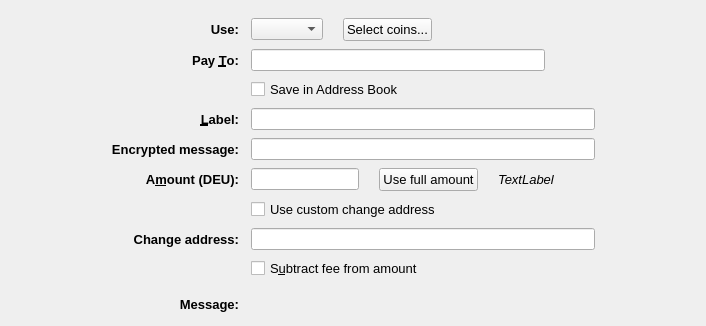
  <widget class="QFrame" name="SendCoins">
   <property name="frameShape">
    <enum>QFrame::NoFrame</enum>
   </property>
   <layout class="QGridLayout" name="gridLayout">
    <property name="topMargin">
     <number>8</number>
    </property>
    <property name="bottomMargin">
     <number>4</number>
    </property>
    <property name="horizontalSpacing">
     <number>12</number>
    </property>
    <property name="verticalSpacing">
     <number>8</number>
    </property>
    <item row="2" column="0">
     <spacer name="horizontalSpacer">
      <property name="orientation">
       <enum>Qt::Horizontal</enum>
      </property>
      <property name="sizeType">
       <enum>QSizePolicy::Maximum</enum>
      </property>
      <property name="sizeHint" stdset="0">
       <size>
        <width>100</width>
        <height>20</height>
       </size>
      </property>
     </spacer>
    </item>
    <item row="17" column="1">
     <widget class="QLabel" name="messageLabel">
      <property name="font">
       <font>
        <pointsize>10</pointsize>
        <weight>75</weight>
        <bold>true</bold>
       </font>
      </property>
      <property name="text">
       <string>Message:</string>
      </property>
      <property name="alignment">
       <set>Qt::AlignRight|Qt::AlignTrailing|Qt::AlignVCenter</set>
      </property>
     </widget>
    </item>
    <item row="1" column="2">
     <layout class="QVBoxLayout" name="verticalLayout">
      <item>
       <layout class="QHBoxLayout" name="horizontalLayout">
        <item>
         <widget class="QComboBox" name="fromBox">
          <property name="focusPolicy">
           <enum>Qt::StrongFocus</enum>
          </property>
          <property name="toolTip">
           <string>&lt;html&gt;&lt;head/&gt;&lt;body&gt;&lt;p&gt;Choose which kind of coins you want to spend.&lt;/p&gt;&lt;/body&gt;&lt;/html&gt;</string>
          </property>
         </widget>
        </item>
        <item>
         <spacer name="horizontalSpacer_4">
          <property name="orientation">
           <enum>Qt::Horizontal</enum>
          </property>
          <property name="sizeType">
           <enum>QSizePolicy::Maximum</enum>
          </property>
          <property name="sizeHint" stdset="0">
           <size>
            <width>20</width>
            <height>20</height>
           </size>
          </property>
         </spacer>
        </item>
        <item>
         <widget class="QPushButton" name="selectCoinsBtn">
          <property name="font">
           <font>
            <pointsize>10</pointsize>
           </font>
          </property>
          <property name="toolTip">
           <string>&lt;html&gt;&lt;head/&gt;&lt;body&gt;&lt;p&gt;By selecting which coins you want to spend, you can greatly improve your privacy. Select coins with a higher mix count when using xDEU, to increase your level of anonymity.&lt;/p&gt;&lt;/body&gt;&lt;/html&gt;</string>
          </property>
          <property name="text">
           <string>Select coins...</string>
          </property>
         </widget>
        </item>
        <item>
         <spacer name="horizontalSpacer_5">
          <property name="orientation">
           <enum>Qt::Horizontal</enum>
          </property>
          <property name="sizeHint" stdset="0">
           <size>
            <width>40</width>
            <height>20</height>
           </size>
          </property>
         </spacer>
        </item>
       </layout>
      </item>
     </layout>
    </item>
    <item row="2" column="1">
     <widget class="QLabel" name="payToLabel">
      <property name="font">
       <font>
        <pointsize>10</pointsize>
        <weight>75</weight>
        <bold>true</bold>
       </font>
      </property>
      <property name="text">
       <string>Pay &amp;To:</string>
      </property>
      <property name="alignment">
       <set>Qt::AlignRight|Qt::AlignTrailing|Qt::AlignVCenter</set>
      </property>
      <property name="buddy">
       <cstring>payTo</cstring>
      </property>
     </widget>
    </item>
    <item row="18" column="2">
     <spacer name="verticalSpacer_2">
      <property name="orientation">
       <enum>Qt::Vertical</enum>
      </property>
      <property name="sizeHint" stdset="0">
       <size>
        <width>20</width>
        <height>10</height>
       </size>
      </property>
     </spacer>
    </item>
    <item row="3" column="2">
     <widget class="QCheckBox" name="addressBookCheckBox">
      <property name="font">
       <font>
        <pointsize>10</pointsize>
       </font>
      </property>
      <property name="focusPolicy">
       <enum>Qt::StrongFocus</enum>
      </property>
      <property name="toolTip">
       <string>Save this address in the address book for later reference.</string>
      </property>
      <property name="text">
       <string>Save in Address Book</string>
      </property>
     </widget>
    </item>
    <item row="12" column="1">
     <widget class="QLabel" name="customChangeLbl">
      <property name="font">
       <font>
        <pointsize>10</pointsize>
        <weight>75</weight>
        <bold>true</bold>
       </font>
      </property>
      <property name="toolTip">
       <string>How much do you want to send?</string>
      </property>
      <property name="text">
       <string>Change address:</string>
      </property>
      <property name="alignment">
       <set>Qt::AlignRight|Qt::AlignTrailing|Qt::AlignVCenter</set>
      </property>
      <property name="buddy">
       <cstring>payAmount</cstring>
      </property>
     </widget>
    </item>
    <item row="6" column="2">
     <widget class="QLineEdit" name="memo">
      <property name="focusPolicy">
       <enum>Qt::StrongFocus</enum>
      </property>
      <property name="toolTip">
       <string>&lt;html&gt;&lt;head/&gt;&lt;body&gt;&lt;p&gt;You can send an encrypted message together with the transaction when using xDEU. This encrypted message can only be read by the receiver.&lt;/p&gt;&lt;/body&gt;&lt;/html&gt;</string>
      </property>
     </widget>
    </item>
    <item row="17" column="2">
     <widget class="QLabel" name="messageTextLabel">
      <property name="toolTip">
       <string>A message that was attached to the deuteriumcoin: URI which will be stored with the transaction for your reference. Note: This message will not be sent over the Deuteriumcoin network.</string>
      </property>
      <property name="textFormat">
       <enum>Qt::PlainText</enum>
      </property>
     </widget>
    </item>
    <item row="5" column="1">
     <widget class="QLabel" name="labellLabel">
      <property name="font">
       <font>
        <pointsize>10</pointsize>
        <weight>75</weight>
        <bold>true</bold>
       </font>
      </property>
      <property name="text">
       <string>&amp;Label:</string>
      </property>
      <property name="alignment">
       <set>Qt::AlignRight|Qt::AlignTrailing|Qt::AlignVCenter</set>
      </property>
      <property name="buddy">
       <cstring>addAsLabel</cstring>
      </property>
     </widget>
    </item>
    <item row="9" column="1">
     <widget class="QLabel" name="amountLabel">
      <property name="font">
       <font>
        <pointsize>10</pointsize>
        <weight>75</weight>
        <bold>true</bold>
       </font>
      </property>
      <property name="toolTip">
       <string>How much do you want to send?</string>
      </property>
      <property name="text">
       <string>A&amp;mount (DEU):</string>
      </property>
      <property name="alignment">
       <set>Qt::AlignRight|Qt::AlignTrailing|Qt::AlignVCenter</set>
      </property>
      <property name="buddy">
       <cstring>payAmount</cstring>
      </property>
     </widget>
    </item>
    <item row="2" column="2">
     <layout class="QHBoxLayout" name="payToLayout">
      <property name="spacing">
       <number>0</number>
      </property>
      <item>
       <widget class="QValidatedLineEdit" name="payTo">
        <property name="focusPolicy">
         <enum>Qt::StrongFocus</enum>
        </property>
        <property name="toolTip">
         <string>The Deuteriumcoin address to send the payment to</string>
        </property>
       </widget>
      </item>
      <item>
       <widget class="QPushButton" name="addressBookButton">
        <property name="focusPolicy">
         <enum>Qt::StrongFocus</enum>
        </property>
        <property name="icon">
         <iconset resource="../deuteriumcoin.qrc">
          <normaloff>:/icons/address-book</normaloff>:/icons/address-book</iconset>
        </property>
        <property name="shortcut">
         <string>Alt+A</string>
        </property>
        <property name="flat">
         <bool>true</bool>
        </property>
       </widget>
      </item>
      <item>
       <spacer name="horizontalSpacer_3">
        <property name="orientation">
         <enum>Qt::Horizontal</enum>
        </property>
        <property name="sizeType">
         <enum>QSizePolicy::Maximum</enum>
        </property>
        <property name="sizeHint" stdset="0">
         <size>
          <width>10</width>
          <height>20</height>
         </size>
        </property>
       </spacer>
      </item>
     </layout>
    </item>
    <item row="2" column="3">
     <spacer name="horizontalSpacer_2">
      <property name="orientation">
       <enum>Qt::Horizontal</enum>
      </property>
      <property name="sizeType">
       <enum>QSizePolicy::Maximum</enum>
      </property>
      <property name="sizeHint" stdset="0">
       <size>
        <width>100</width>
        <height>20</height>
       </size>
      </property>
     </spacer>
    </item>
    <item row="12" column="2">
     <widget class="QValidatedLineEdit" name="customChange">
      <property name="focusPolicy">
       <enum>Qt::StrongFocus</enum>
      </property>
      <property name="toolTip">
       <string>&lt;html&gt;&lt;head/&gt;&lt;body&gt;&lt;p&gt;&lt;span style=&quot; font-size:10pt;&quot;&gt;Choose a custom address to which spare change is sent to. Spare change refers to the difference between the amount you are sending and the total amount available from the inputs used in your transaction.&lt;/span&gt;&lt;/p&gt;&lt;/body&gt;&lt;/html&gt;</string>
      </property>
     </widget>
    </item>
    <item row="6" column="1">
     <widget class="QLabel" name="memoLabel">
      <property name="font">
       <font>
        <pointsize>10</pointsize>
        <weight>75</weight>
        <bold>true</bold>
       </font>
      </property>
      <property name="text">
       <string>Encrypted message:</string>
      </property>
      <property name="alignment">
       <set>Qt::AlignRight|Qt::AlignTrailing|Qt::AlignVCenter</set>
      </property>
      <property name="buddy">
       <cstring>payTo</cstring>
      </property>
     </widget>
    </item>
    <item row="0" column="2">
     <spacer name="verticalSpacer">
      <property name="orientation">
       <enum>Qt::Vertical</enum>
      </property>
      <property name="sizeHint" stdset="0">
       <size>
        <width>20</width>
        <height>10</height>
       </size>
      </property>
     </spacer>
    </item>
    <item row="10" column="2">
     <layout class="QHBoxLayout" name="horizontalLayout_5"/>
    </item>
    <item row="5" column="2">
     <widget class="QLineEdit" name="addAsLabel">
      <property name="focusPolicy">
       <enum>Qt::StrongFocus</enum>
      </property>
      <property name="toolTip">
       <string>Enter a label for this address to add it to the list of used addresses</string>
      </property>
     </widget>
    </item>
    <item row="11" column="2">
     <widget class="QCheckBox" name="checkBoxCoinControlChange">
      <property name="font">
       <font>
        <pointsize>10</pointsize>
       </font>
      </property>
      <property name="toolTip">
       <string>&lt;html&gt;&lt;head/&gt;&lt;body&gt;&lt;p&gt;Choose a custom address to which spare change is sent to. Spare change refers to the difference between the amount you are sending and the total amount available from the inputs used in your transaction.&lt;/p&gt;&lt;/body&gt;&lt;/html&gt;</string>
      </property>
      <property name="text">
       <string>Use custom change address</string>
      </property>
     </widget>
    </item>
    <item row="9" column="2">
     <layout class="QHBoxLayout" name="horizontalLayoutAmount" stretch="0,0,0,0,0,0">
      <item>
       <widget class="DeuteriumcoinAmountField" name="payAmount">
        <property name="focusPolicy">
         <enum>Qt::StrongFocus</enum>
        </property>
       </widget>
      </item>
      <item>
       <spacer name="horizontalSpacer_6">
        <property name="orientation">
         <enum>Qt::Horizontal</enum>
        </property>
        <property name="sizeType">
         <enum>QSizePolicy::Maximum</enum>
        </property>
        <property name="sizeHint" stdset="0">
         <size>
          <width>20</width>
          <height>20</height>
         </size>
        </property>
       </spacer>
      </item>
      <item>
       <widget class="QPushButton" name="useFullButton">
        <property name="font">
         <font>
          <pointsize>10</pointsize>
         </font>
        </property>
        <property name="text">
         <string>Use full amount</string>
        </property>
       </widget>
      </item>
      <item>
       <spacer name="horizontalSpacer_7">
        <property name="orientation">
         <enum>Qt::Horizontal</enum>
        </property>
        <property name="sizeType">
         <enum>QSizePolicy::Maximum</enum>
        </property>
        <property name="sizeHint" stdset="0">
         <size>
          <width>20</width>
          <height>20</height>
         </size>
        </property>
       </spacer>
      </item>
      <item>
       <widget class="QLabel" name="availableLabel">
        <property name="font">
         <font>
          <pointsize>10</pointsize>
          <italic>true</italic>
         </font>
        </property>
        <property name="text">
         <string>TextLabel</string>
        </property>
       </widget>
      </item>
      <item>
       <spacer name="horizontalSpacer_8">
        <property name="orientation">
         <enum>Qt::Horizontal</enum>
        </property>
        <property name="sizeHint" stdset="0">
         <size>
          <width>40</width>
          <height>20</height>
         </size>
        </property>
       </spacer>
      </item>
     </layout>
    </item>
    <item row="1" column="1">
     <widget class="QLabel" name="payToLabel_2">
      <property name="sizePolicy">
       <sizepolicy hsizetype="Preferred" vsizetype="Expanding">
        <horstretch>0</horstretch>
        <verstretch>0</verstretch>
       </sizepolicy>
      </property>
      <property name="font">
       <font>
        <pointsize>10</pointsize>
        <weight>75</weight>
        <bold>true</bold>
       </font>
      </property>
      <property name="text">
       <string>Use:</string>
      </property>
      <property name="alignment">
       <set>Qt::AlignRight|Qt::AlignTrailing|Qt::AlignVCenter</set>
      </property>
      <property name="buddy">
       <cstring>payTo</cstring>
      </property>
     </widget>
    </item>
    <item row="15" column="2">
     <spacer name="verticalSpacer_3">
      <property name="orientation">
       <enum>Qt::Vertical</enum>
      </property>
      <property name="sizeHint" stdset="0">
       <size>
        <width>20</width>
        <height>10</height>
       </size>
      </property>
     </spacer>
    </item>
    <item row="13" column="2">
     <widget class="QCheckBox" name="checkboxSubtractFeeFromAmount">
      <property name="font">
       <font>
        <pointsize>10</pointsize>
       </font>
      </property>
      <property name="focusPolicy">
       <enum>Qt::StrongFocus</enum>
      </property>
      <property name="toolTip">
       <string>The fee will be deducted from the amount being sent. The recipient will receive less deuteriumcoins than you enter in the amount field. If multiple recipients are selected, the fee is split equally.</string>
      </property>
      <property name="text">
       <string>S&amp;ubtract fee from amount</string>
      </property>
     </widget>
    </item>
   </layout>
  </widget>
